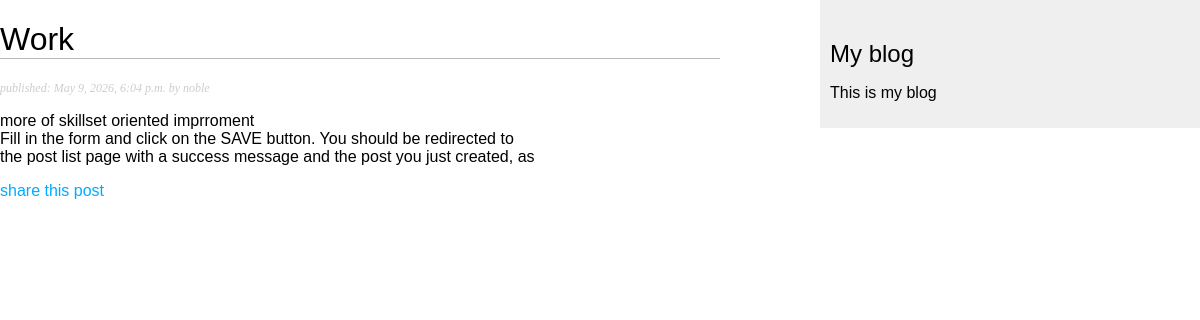
The app's page /blog/2026/5/9/skill-enhancement/ with its own data.
### blog/models.py (models this page shows, shortened)
class Post(models.Model):
  class Status(models.TextChoices): #enumaration class
    DRAFT = 'DF', 'Draft'
    PUBLISHED = 'PB', 'Published'
  title = models.CharField(max_length=250)
  slug = models.SlugField(max_length=250, unique_for_date='publish')
  body = models.TextField()
  author = models.ForeignKey(
    settings.AUTH_USER_MODEL,
    on_delete=models.CASCADE,
    related_name='blog_posts'
  )
  publish = models.DateTimeField(default=timezone.now)
  created = models.DateTimeField(auto_now_add=True)
  updated = models.DateTimeField(auto_now=True)
  status = models.CharField(
    max_length=2,
    choices=Status,
    default=Status.DRAFT
  )
  objects = models.Manager() #default man
  published = PublishedManager() #custom manager
  class Meta:
    ordering = ['-publish']
    indexes = [
      models.Index(fields=['-publish']),
    ]

### blog/views.py (the view)
# urls.py: path('<int:year>/<int:month>/<int:day>/<slug:post>/', views.post_detail, name='post_detail'),
def post_detail(request, year, month, day, post):
  post = get_object_or_404(
    Post,
    status = Post.Status.PUBLISHED,
    slug = post,
    publish__year=year,
    publish__month=month,
    publish__day = day
  )
  return render(request, 'blog/post/detail.html', {'post':post})

### blog/templates/blog/post/detail.html (shortened to what this page needs)
{% extends 'blog/base.html' %}
{% block content %}
  <h1>{{ post.title }}</h1>
  <p class="date">
    published: {{ post.publish }} by {{ post.author }}
  </p>
  {{ post.body|linebreaks }}
  <p>
    <a href="{% url 'blog:post_share' post.id %}">
      share this post
    </a>
  </p>
{% endblock %}

### blog/templates/blog/base.html (style rules this page uses)
body { margin: 0; padding: 0; font-family: Arial, Helvetica, sans-serif; }
a { color: #00abff; text-decoration: none; }
h1 { font-weight: normal; border-bottom: 1px solid #bbb; }
p.date { color: #ccc; font-family: geoergia, serif; font-size: 12px; font-style: italic; }

### records on screen
Post: title "Work", publish "May 9, 2026, 6:04 p.m.", author "noble", body "more of skillset oriented imprroment Fill in the form and click on the SAVE button. You should be redirected to the post list page with a success message and the post you just created, as"
